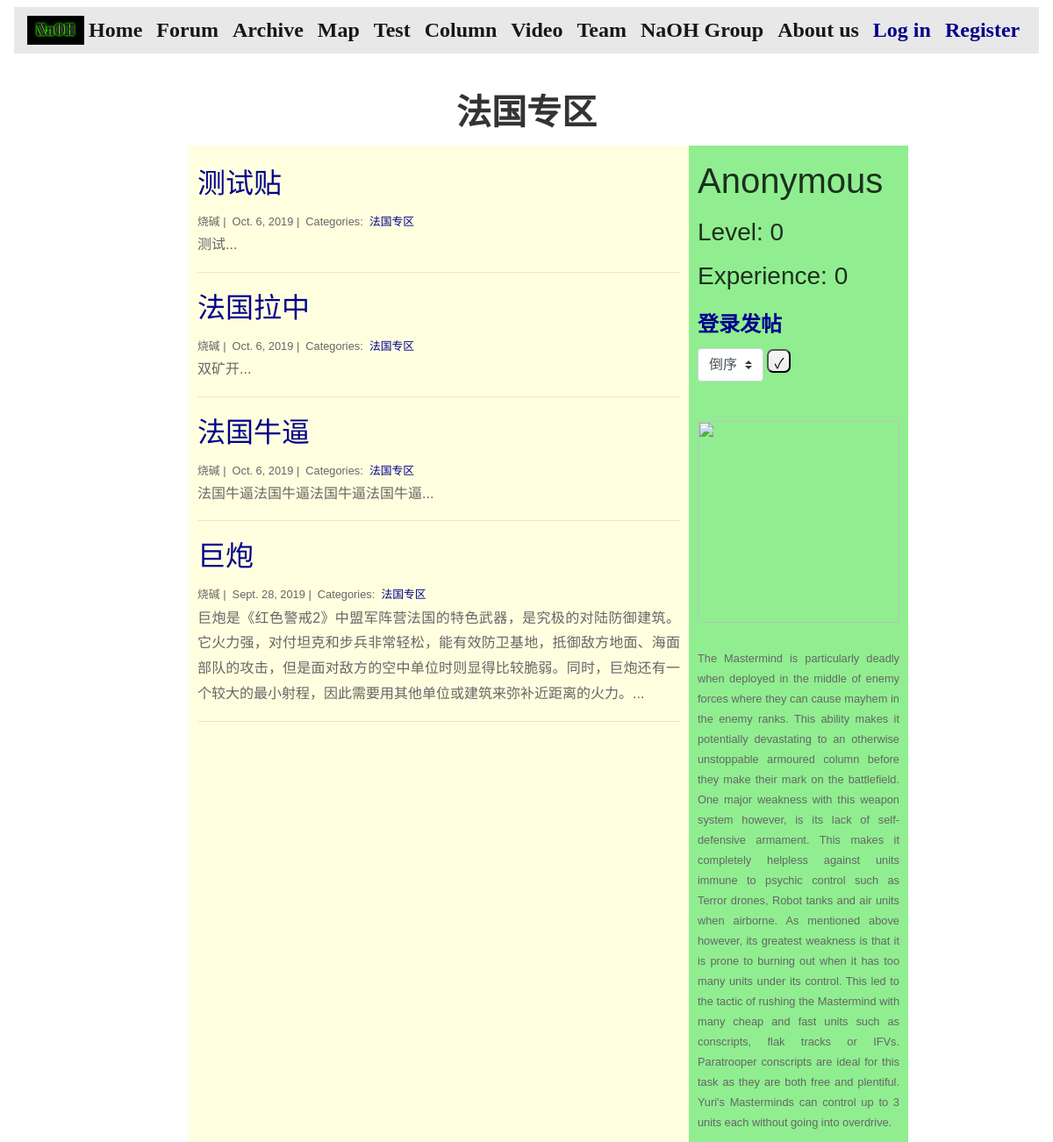
The page /blog/法国专区/ on the database as committed earlier.
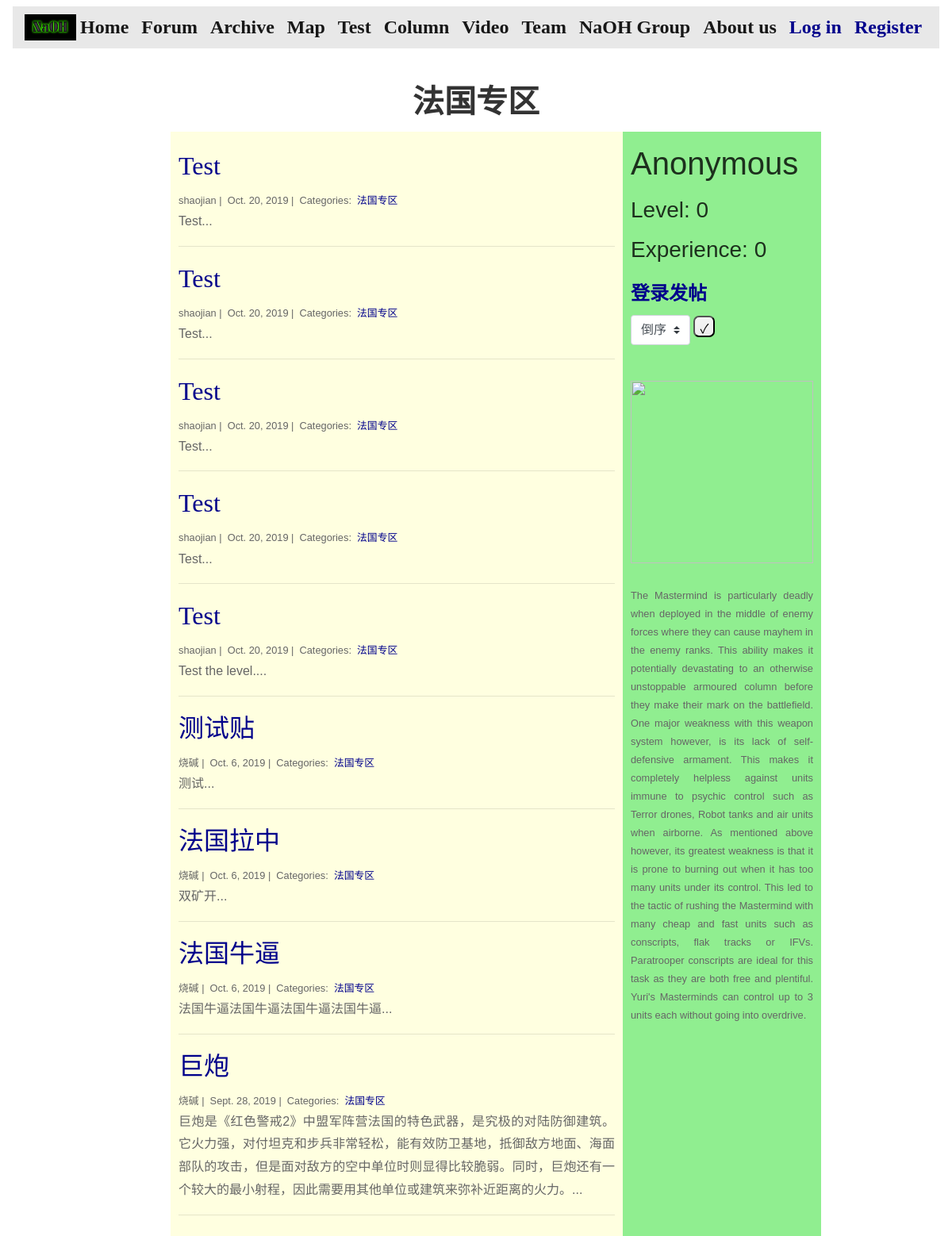
The same page on the database as committed later.
### blog/models.py (models this page shows)
class Post(models.Model):
    title = models.CharField(max_length=255)
    author = models.CharField(max_length=100)
    body = models.TextField()
    created_on = models.DateTimeField(auto_now_add=True)
    last_modified = models.DateTimeField(auto_now=True)
    categories = models.ManyToManyField('Category', related_name='posts')

class Category(models.Model):
    name = models.CharField(max_length=20)

### blog/views.py (the view)
# urls.py: path("<category>/", views.blog_category, name="blog_category"),
def blog_category(request, category):
    posts = Post.objects.filter(
        categories__name__contains=category
    ).order_by(
        '-created_on'
    )
    language = select_language(request)
    order = 'reverseorder'
    if request.method == 'POST':
        order = request.POST['selection']
    if order == 'inorder':
        posts = posts[::-1]
    level = 0
    experience = 0
    name = 'None'
    if request.user.is_authenticated:
        try:
            current_user = Personal_info.objects.get(name=request.user.username)
        except:
            current_user = None
        if current_user == None:
            current_user = Personal_info(
                name = request.user.username,
                level = 0,
                experience = 0
            )
            current_user.save()
        level = current_user.level
        experience = current_user.experience
        name = request.user.username
    else:
        name = 'Anonymous'
        level = 0
        experience = 0
    context = {
        "category": category,
        "posts": posts,
        "language": language,
        "order": order,
        "name": name,
        "level": level,
        "experience": experience
    }
    return render(request, "blog_category.html", context)

### blog/views.py (called while the page is built)
def select_language(request):
    language = 'English'
    if request.user.is_authenticated:
        if request.session.get(request.user.username, None) == None:
            request.session[request.user.username] = 'Chinese'
        language = request.session[request.user.username]
    return language

### blog/templates/blog_category.html (shortened to what the changed rows need)
{% extends "base.html" %}
{% block page_content %}
{% load static %}
<body>
<div style="width:800px; margin:0 auto;">
    <div>
      <br>
      <h1 style="font-weight: bold;" align="center">{{ category | title }}</h1>
    </div>
    <div class="container">
        <div class="box">
            <div class="box-row">
                <div class="box-cell box1" style="width: 500px;">
                    <div style="width: 550px;">
                    {% for post in posts %}
                        <h2><a style="color: #00008B;" href="{% url 'blog_detail' post.pk%}">{{ post.title }}</a></h2>
                        <small>
                            {{ post.author }} |&nbsp;
                            {{ post.created_on.date }} |&nbsp;
                            Categories:&nbsp;
                            {% for category in post.categories.all %}
                            <a style="color: #00008B;" href="{% url 'blog_category' category.name %}">
                                {{ category.name }}
                            </a>&nbsp;
                            {% endfor %}
                        </small>
                        <p>{{ post.body | slice:":400" }}...</p>
                        <hr>
                    {% endfor %}
                  </div>
                </div>
                <div class="box-cell box2" style="width: 250px;">
                  <h1>{{name}}</h1>
                  <br>
                  <br>
                  {% if user.is_authenticated %}
                      <img src="{% static "img/signedin.png" %}" style="width: 230px;">
                      <br><br>
                      <small align="justify">The Battle Fortress was known for its ability to dominate an area by providing mobile heavy fire support, using the immense firepower of the infantry garrisoned within. GIs and Guardian GIs were able to fire their heavier weapons (M60 machine gun and Javelin missile launcher, respectively) while inside the Battle Fortress. The strength of multiple Guardian GIs, combined with the ability of the Battle Fortress to fire on the move, meant that the Battle Fortress could used as a heavy anti-tank and anti-aircraft weapon. A single garrisoned Tanya, Boris or Navy SEAL could eliminate all infantry threats to the Battle Fortress. Garrisoned Snipers or Yuri Viruses could also eliminate them from a significant distance.</small>
                  {% else %}
                      <br><br>
                  {% endif %}
                </div>
            </div>
        </div>
    </div>
</div>
</body>
{% endblock %}

Rows that differ between the two databases and show on the page:
added Post: title "Test", author "shaojian", created_on "Oct. 20, 2019", body "Test", Category (name "法国专区")
added Post: title "Test", author "shaojian", created_on "Oct. 20, 2019", body "Test", Category (name "法国专区")
added Post: title "Test", author "shaojian", created_on "Oct. 20, 2019", body "Test", Category (name "法国专区")
added Post: title "Test", author "shaojian", created_on "Oct. 20, 2019", body "Test", Category (name "法国专区")
added Post: title "Test", author "shaojian", created_on "Oct. 20, 2019", body "Test the level.", Category (name "法国专区")
